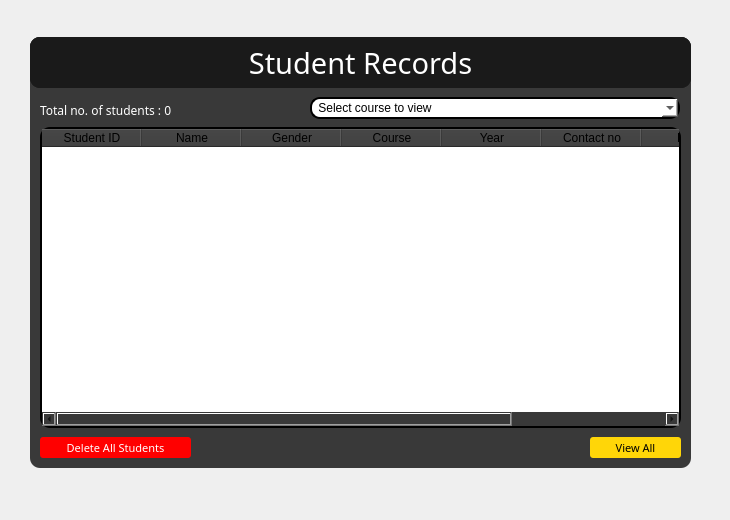
      <widget class="QWidget" name="List">
       <widget class="QLabel" name="label_9">
        <property name="geometry">
         <rect>
          <x>0</x>
          <y>0</y>
          <width>721</width>
          <height>511</height>
         </rect>
        </property>
        <property name="styleSheet">
         <string notr="true"/>
        </property>
        <property name="text">
         <string/>
        </property>
        <property name="pixmap">
         <pixmap>images/school2.png</pixmap>
        </property>
        <property name="scaledContents">
         <bool>true</bool>
        </property>
       </widget>
       <widget class="QFrame" name="frame_9">
        <property name="geometry">
         <rect>
          <x>30</x>
          <y>37</y>
          <width>661</width>
          <height>431</height>
         </rect>
        </property>
        <property name="styleSheet">
         <string notr="true">background-color:rgb(57, 57, 57);border-radius:10px</string>
        </property>
        <property name="frameShape">
         <enum>QFrame::StyledPanel</enum>
        </property>
        <property name="frameShadow">
         <enum>QFrame::Raised</enum>
        </property>
        <widget class="QFrame" name="frame_10">
         <property name="geometry">
          <rect>
           <x>0</x>
           <y>0</y>
           <width>661</width>
           <height>51</height>
          </rect>
         </property>
         <property name="styleSheet">
          <string notr="true">background-color:rgb(26, 26, 26)</string>
         </property>
         <property name="frameShape">
          <enum>QFrame::StyledPanel</enum>
         </property>
         <property name="frameShadow">
          <enum>QFrame::Raised</enum>
         </property>
         <widget class="QPushButton" name="pushButton_9">
          <property name="geometry">
           <rect>
            <x>810</x>
            <y>20</y>
            <width>31</width>
            <height>28</height>
           </rect>
          </property>
          <property name="font">
           <font>
            <family>Lucida Console</family>
            <pointsize>9</pointsize>
            <weight>75</weight>
            <bold>true</bold>
           </font>
          </property>
          <property name="styleSheet">
           <string notr="true">color:white</string>
          </property>
          <property name="text">
           <string>x</string>
          </property>
          <property name="flat">
           <bool>true</bool>
          </property>
         </widget>
         <widget class="QLabel" name="label_10">
          <property name="geometry">
           <rect>
            <x>0</x>
            <y>0</y>
            <width>661</width>
            <height>51</height>
           </rect>
          </property>
          <property name="font">
           <font>
            <family>Impact</family>
            <pointsize>22</pointsize>
           </font>
          </property>
          <property name="styleSheet">
           <string notr="true">color:white
</string>
          </property>
          <property name="text">
           <string>Student Records</string>
          </property>
          <property name="alignment">
           <set>Qt::AlignCenter</set>
          </property>
         </widget>
        </widget>
        <widget class="QPushButton" name="btndeleteallstudents">
         <property name="geometry">
          <rect>
           <x>10</x>
           <y>400</y>
           <width>151</width>
           <height>21</height>
          </rect>
         </property>
         <property name="font">
          <font>
           <family>Arial Black</family>
           <pointsize>8</pointsize>
          </font>
         </property>
         <property name="styleSheet">
          <string notr="true">QPushButton
{
background-color:rgb(255, 0, 0);
color:rgb(255, 255, 255); border-radius:3px
}

QPushButton::pressed
{
background-color : rgb(255, 255, 255);
color:rgb(255, 0, 0)
}
</string>
         </property>
         <property name="text">
          <string>Delete All Students</string>
         </property>
        </widget>
        <widget class="QPushButton" name="btnviewall">
         <property name="geometry">
          <rect>
           <x>560</x>
           <y>400</y>
           <width>91</width>
           <height>21</height>
          </rect>
         </property>
         <property name="font">
          <font>
           <family>Arial Black</family>
           <pointsize>8</pointsize>
          </font>
         </property>
         <property name="styleSheet">
          <string notr="true">QPushButton
{
background-color:rgb(255, 214, 8);
color:black; border-radius:3px
}

QPushButton::pressed
{
background-color : black;
color:rgb(255, 214, 8)
}</string>
         </property>
         <property name="text">
          <string>View All</string>
         </property>
        </widget>
        <widget class="QLabel" name="numberofstudents">
         <property name="geometry">
          <rect>
           <x>10</x>
           <y>65</y>
           <width>141</width>
           <height>16</height>
          </rect>
         </property>
         <property name="font">
          <font>
           <family>Impact</family>
          </font>
         </property>
         <property name="styleSheet">
          <string notr="true">color:white</string>
         </property>
         <property name="text">
          <string>Total no. of students : 0</string>
         </property>
        </widget>
        <widget class="QTableWidget" name="tableWidget">
         <property name="geometry">
          <rect>
           <x>10</x>
           <y>90</y>
           <width>641</width>
           <height>301</height>
          </rect>
         </property>
         <property name="styleSheet">
          <string notr="true">QTableWidget{background-color:white;color:black;border:2px solid black;}
QScrollBar{ background-color: rgb(160, 160, 160) } </string>
         </property>
         <property name="sortingEnabled">
          <bool>false</bool>
         </property>
         <property name="columnCount">
          <number>8</number>
         </property>
         <attribute name="horizontalHeaderCascadingSectionResizes">
          <bool>false</bool>
         </attribute>
         <attribute name="horizontalHeaderShowSortIndicator" stdset="0">
          <bool>false</bool>
         </attribute>
         <attribute name="horizontalHeaderStretchLastSection">
          <bool>false</bool>
         </attribute>
         <attribute name="verticalHeaderCascadingSectionResizes">
          <bool>false</bool>
         </attribute>
         <attribute name="verticalHeaderShowSortIndicator" stdset="0">
          <bool>false</bool>
         </attribute>
         <attribute name="verticalHeaderStretchLastSection">
          <bool>false</bool>
         </attribute>
         <column>
          <property name="text">
           <string>Student ID</string>
          </property>
         </column>
         <column>
          <property name="text">
           <string>Name</string>
          </property>
         </column>
         <column>
          <property name="text">
           <string>Gender</string>
          </property>
         </column>
         <column>
          <property name="text">
           <string>Course</string>
          </property>
         </column>
         <column>
          <property name="text">
           <string>Year</string>
          </property>
         </column>
         <column>
          <property name="text">
           <string>Contact no</string>
          </property>
         </column>
         <column>
          <property name="text">
           <string>Email</string>
          </property>
         </column>
         <column>
          <property name="text">
           <string>Registration Date</string>
          </property>
         </column>
        </widget>
        <widget class="QComboBox" name="viewcoursecbox">
         <property name="geometry">
          <rect>
           <x>280</x>
           <y>60</y>
           <width>370</width>
           <height>22</height>
          </rect>
         </property>
         <property name="styleSheet">
          <string notr="true">background-color:white;color:black;border:2px solid black</string>
         </property>
         <item>
          <property name="text">
           <string> Select course to view</string>
          </property>
         </item>
        </widget>
       </widget>
      </widget>
